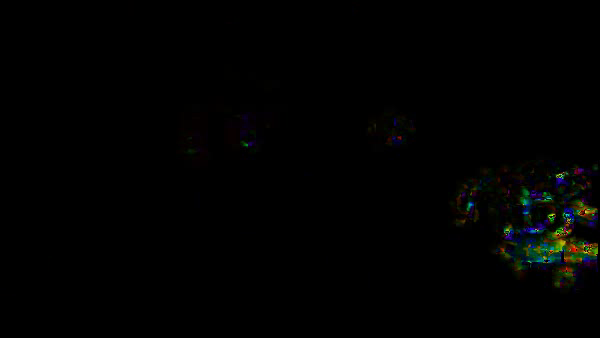
#> input picture frame 41 of Optical_flow/Salem,_NH_-_RT28_@_Lawrence_RD_OpticalFlow.avi, 600 x 338 px, given in place of Salem,_NH_-_RT28_@_Lawrence_RD.mp4, which was not available
$ python Optical_flow.py
#> lines starting #> are read from the running program, lines starting #| are printed output that depends on the picture; pictures that were not available may be replaced by others from this repository, and a replacement may not be noted
import cv2
import numpy as np

video_path='C:\\Users\\Davide\\Desktop\\prova_online_video\\output\\Salem,_NH_-_RT28_@_Lawrence_RD.mp4'
index1 = video_path.rfind('\\') + 1
index2 = video_path.rfind('.')

vid_name = video_path[index1:index2]

cap = cv2.VideoCapture(video_path)
if (cap.isOpened() == False):
    print("Error opening video stream or file")

ret, frame = cap.read()
f = 600 / max(frame.shape)
#> f = 1
frame1 = cv2.resize(frame, dsize=(0, 0), fx=f, fy=f)
frame1 = cv2.cvtColor(frame1, cv2.COLOR_BGR2GRAY)
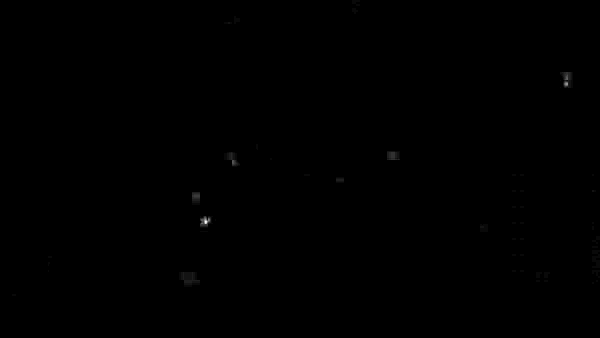
#> frame1: shape (338, 600); min 0, max 26, mean 0; drawn with min black and max white

fourcc = cv2.VideoWriter_fourcc(*'XVID')
vid_out = cv2.VideoWriter('Optical_Flow\\'+vid_name+'_OpticalFlow_comp.avi',fourcc, 30.0, (frame1.shape[1], frame1.shape[0]))
vid_out2 = cv2.VideoWriter('Optical_Flow\\'+vid_name+'_OpticalFlow.avi',fourcc, 30.0, (frame1.shape[1], frame1.shape[0]))

while cap.isOpened():
    ret, frame = cap.read()
#> frame is the input picture: shape (338, 600, 3); mean B, G, R 1.2, 1.6, 1.4
    if ret == True:
        f = 600 / max(frame.shape)
        frame2 = cv2.resize(frame, dsize=(0, 0), fx=f, fy=f)
        out_arrow=frame2.copy()
        frame2 = cv2.cvtColor(frame2, cv2.COLOR_BGR2GRAY)
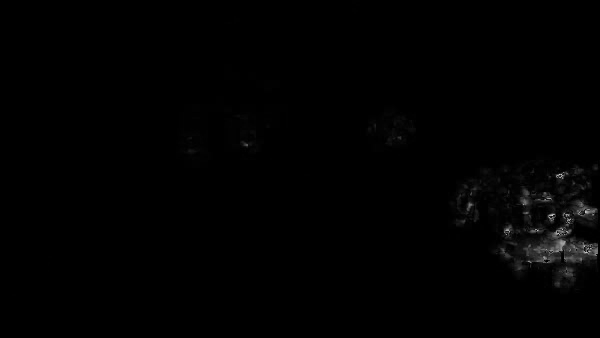
#> frame2: shape (338, 600); min 0, max 215, mean 1.5

        frame1=frame1.astype('float')
        frame2=frame2.astype('float')

        It=cv2.GaussianBlur(frame2, (5, 5), sigmaX=1, sigmaY=1)-cv2.GaussianBlur(frame1, (5, 5), sigmaX=1, sigmaY=1)
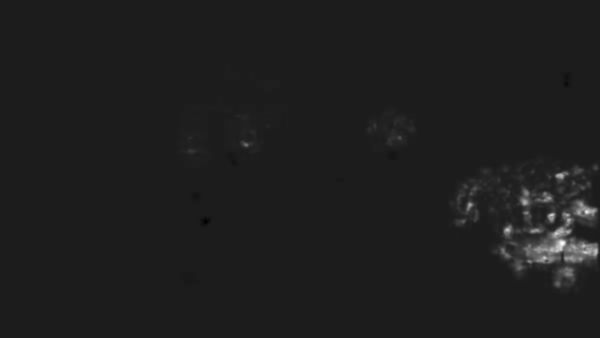
#> It: shape (338, 600) float64; min -19.35, max 153, mean 1.5; drawn with min black and max white
        Ix=cv2.Sobel(frame2, ddepth=-1,  dx=1, dy=0, ksize=5)
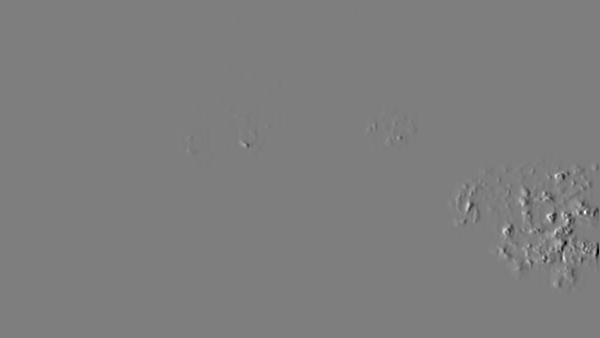
#> Ix: shape (338, 600) float64; min -5487, max 5600, mean 0.2; drawn with min black and max white
        Iy=cv2.Sobel(frame2, ddepth=-1,  dx=0, dy=1, ksize=5)
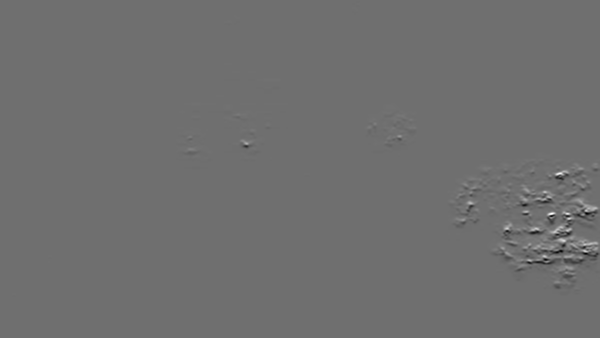
#> Iy: shape (338, 600) float64; min -4980, max 6401, mean 0; drawn with min black and max white
        out=np.zeros((frame1.shape[0], frame1.shape[1], 3), dtype=np.dtype('float'))
        patch_size=(5,5)
        for i in range(int(patch_size[0]/2), frame1.shape[0]-int(patch_size[0]/2)):
            for j in range(int(patch_size[1]/2), frame1.shape[1]-int(patch_size[1]/2)):

                A=np.hstack((Ix[i-int(patch_size[0]/2):i+int(patch_size[0]/2)+1, j-int(patch_size[1]/2):j+int(patch_size[1]/2)+1].reshape((patch_size[0]*patch_size[1],1)), Iy[i-int(patch_size[0]/2):i+int(patch_size[0]/2)+1, j-int(patch_size[1]/2):j+int(patch_size[1]/2)+1].reshape((patch_size[0]*patch_size[1],1))))
                B=-It[i-int(patch_size[0]/2):i+int(patch_size[0]/2)+1,j-int(patch_size[1]/2):j+int(patch_size[1]/2)+1].reshape((patch_size[0]*patch_size[1],1))
                if np.linalg.det(A.T.dot(A)) !=0:
                    v=(np.linalg.inv(A.T.dot(A)).dot(A.T)).dot(B)
                    out[i, j, 2] = np.sqrt(v[0]**2+v[1]**2)*30*30
                    out[i, j, 0] = (np.arctan2(v[1], v[0])+np.pi)*255/(2*np.pi)
                    # [16 lines of commented-out code are left out]
        out[:, :, 1] = np.ones(frame1.shape) * 255
        out=out.astype('uint8')
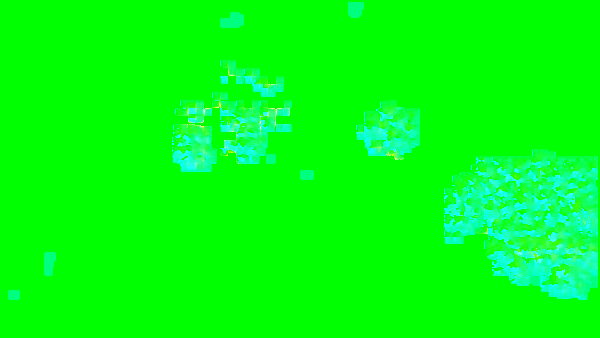
#> out: shape (338, 600, 3); mean of channels 0, 1, 2 17.6, 255, 3; drawn as B, G, R
        out=cv2.cvtColor(out, cv2.COLOR_HSV2BGR)
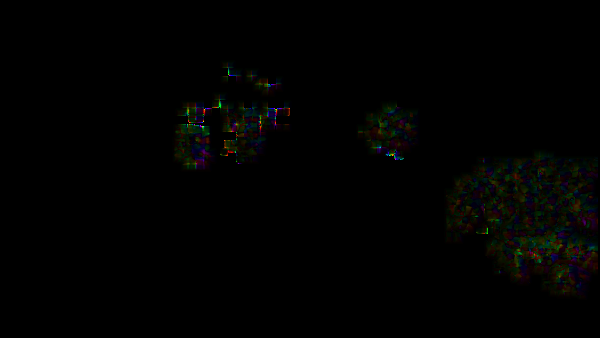
#> out: shape (338, 600, 3); mean B, G, R 1.1, 1.7, 1.6
        comp=(out+out_arrow/2).astype('float')
        comp[comp>255]=255
        comp=comp.astype('uint8')

        cv2.imshow('comp', comp)
        vid_out.write(comp)
        vid_out2.write(out)

        cv2.imshow('out', out)

        # [5 lines of commented-out code are left out]
        if cv2.waitKey(1) & 0xFF == ord('q'):
#> (key q is pressed here)
          break
        frame1=frame2.copy()
    else:
        vid_out.release()
        vid_out2.release()

$ run again, starting later in the video
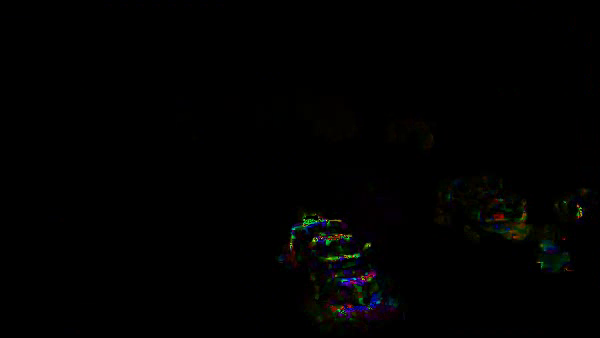
#> input picture frame 183 of Optical_flow/Salem,_NH_-_RT28_@_Lawrence_RD_OpticalFlow.avi, 600 x 338 px, given in place of Salem,_NH_-_RT28_@_Lawrence_RD.mp4, which was not available
#> frame is the input picture: shape (338, 600, 3); mean B, G, R 1.1, 1.3, 1.3
#> `Iy=cv2.Sobel(frame2, ddepth=-1,  dx=0, dy=1, ksize=5)`:
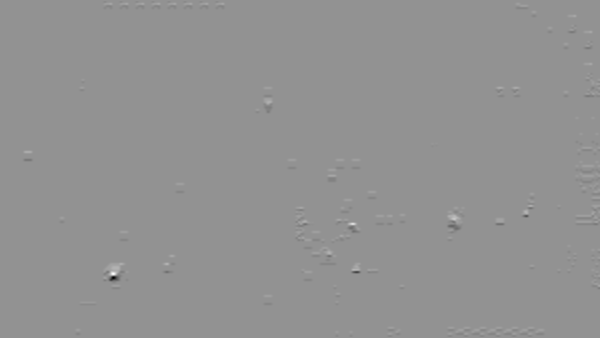
#> Iy: shape (338, 600) float64; min -587, max 436, mean 0; drawn with min black and max white
#> `out=cv2.cvtColor(out, cv2.COLOR_HSV2BGR)`:
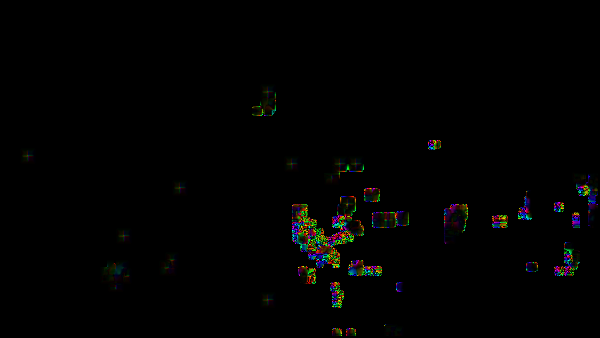
#> out: shape (338, 600, 3); mean B, G, R 1.5, 1.9, 1.9

$ run again, starting later in the video
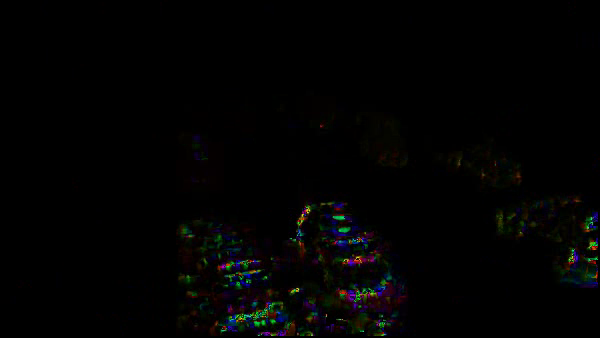
#> input picture frame 325 of Optical_flow/Salem,_NH_-_RT28_@_Lawrence_RD_OpticalFlow.avi, 600 x 338 px, given in place of Salem,_NH_-_RT28_@_Lawrence_RD.mp4, which was not available
#> frame is the input picture: shape (338, 600, 3); mean B, G, R 2.1, 2.4, 2.4
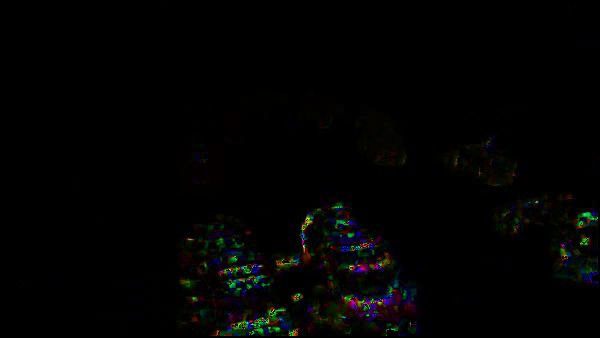
#> input picture frame 326 of Optical_flow/Salem,_NH_-_RT28_@_Lawrence_RD_OpticalFlow.avi, 600 x 338 px, given in place of Salem,_NH_-_RT28_@_Lawrence_RD.mp4, which was not available
#> frame is the input picture: shape (338, 600, 3); mean B, G, R 2.1, 2.5, 2.4
#> `comp=(out+out_arrow/2).astype('float')`:
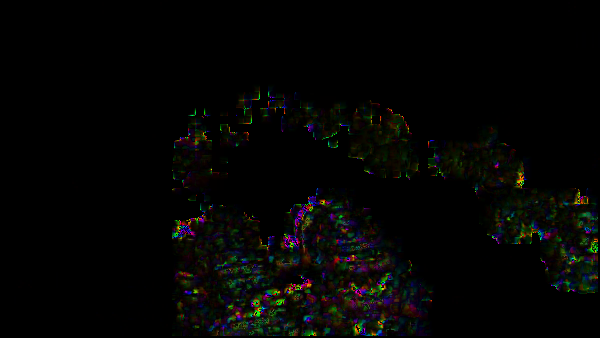
#> comp: shape (338, 600, 3) float64; mean B, G, R 3.6, 4.8, 4.7; drawn with min black and max white
